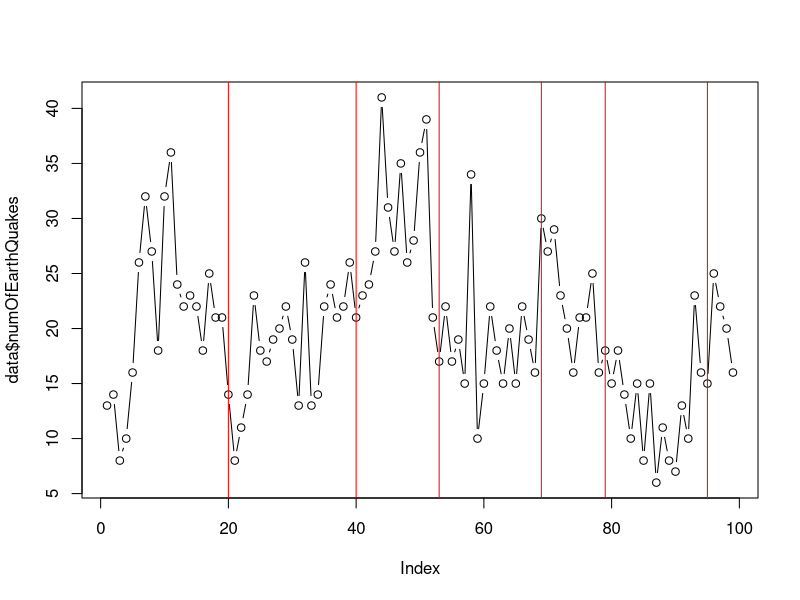
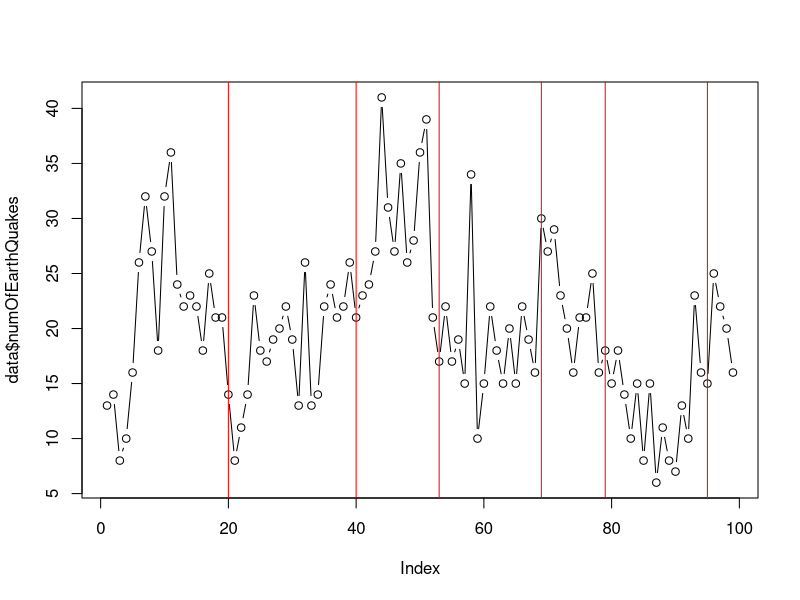

Reproduce these figures in R, in order.
chps <- c(20, 40, 53, 69, 79, 95)

data  <- read.table("./data/number-of-earthquakes-per-year-m.csv", sep = ",", header = TRUE)

data$numOfEarthQuakes <- as.numeric(data$Number.of.earthquakes.per.year.magnitude.7.0.or.greater..1900.1998)

plot(data$numOfEarthQuakes, type = 'b')
abline(v=chps, col="red")

write.table(data$numOfEarthQuakes, file="./data/sigNumOfEarthQuakes.dat", row.names = FALSE, col.names = FALSE)

write.table(chps, file="./data/changesNumOfEarthQuakes.dat", row.names = FALSE, col.names = FALSE)
png("./data/sigWithChangesNumOfEarthQuakes.PNG")
plot(data$numOfEarthQuakes, type = 'b')
abline(v=chps, col="red")
dev.off()